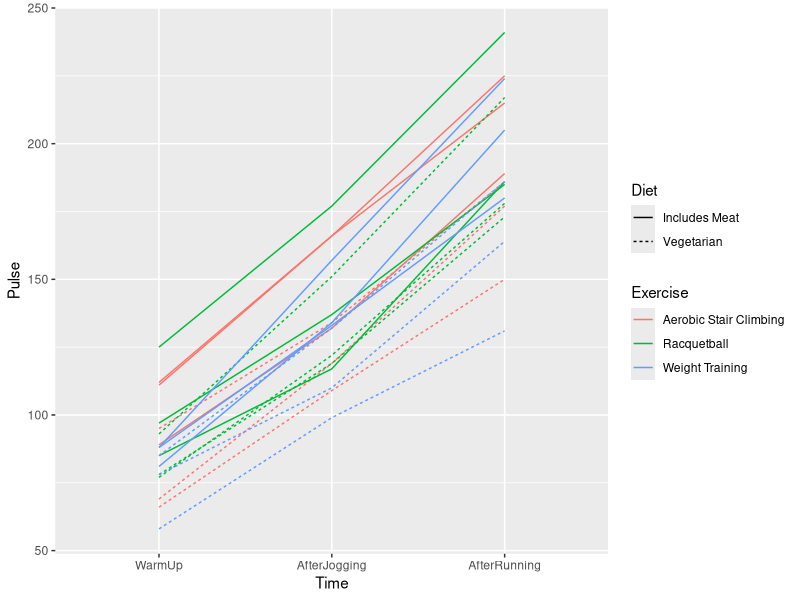
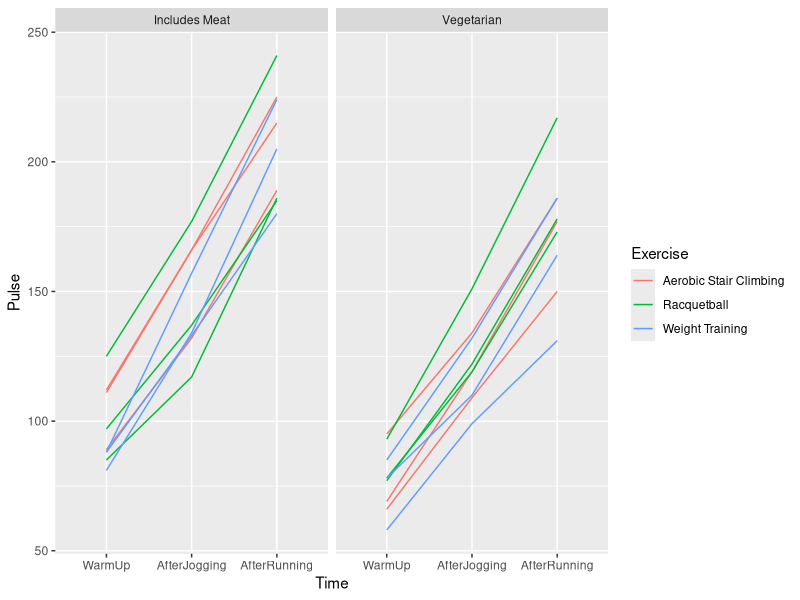
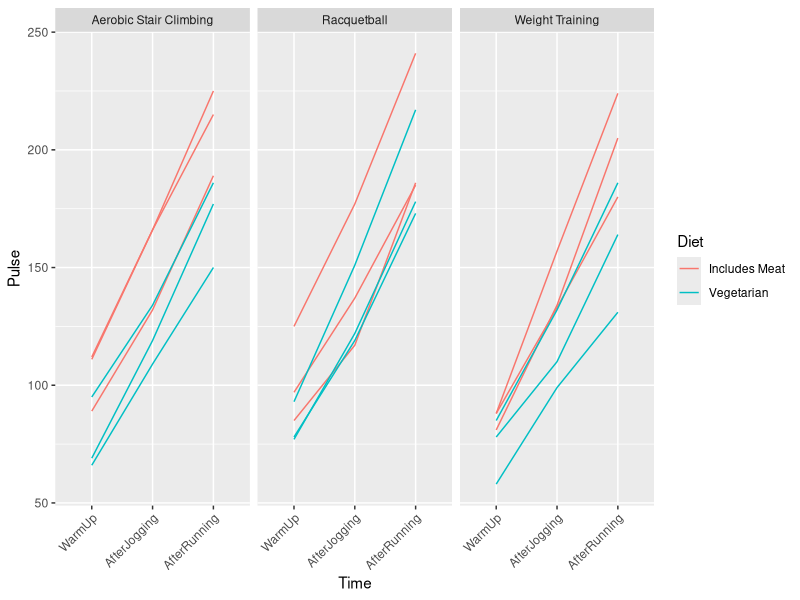
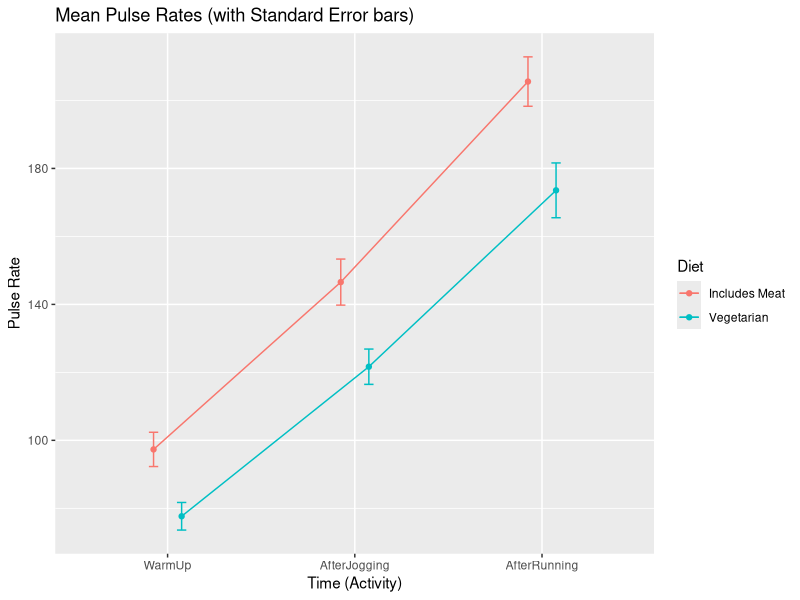
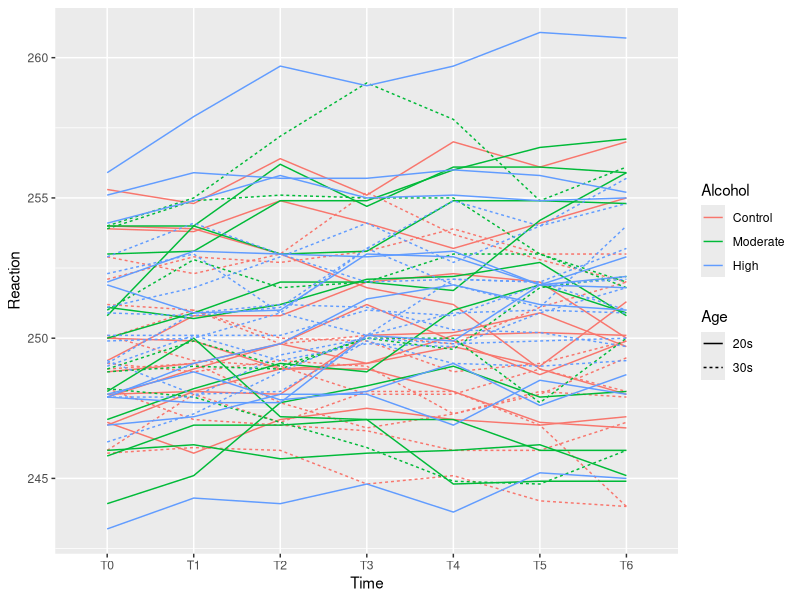
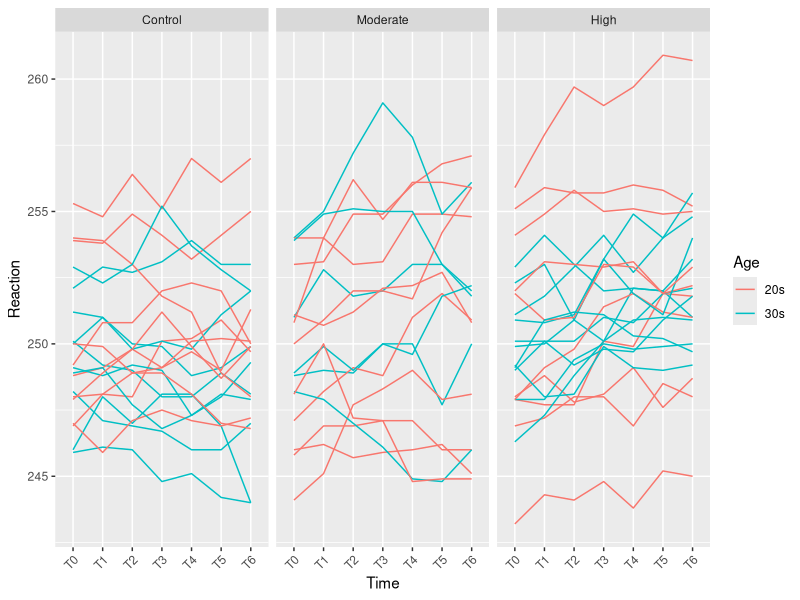

Generate these figures, in order, with R: (Note: this script raises an error after producing the figures.)
## ---- chunk 1
knitr::opts_chunk$set(echo = TRUE)
library(tidyverse)
library(knitr)
library(emmeans)
options(dplyr.summarise.inform=FALSE)
## ---- chunk 2
pulse <- read.csv("pulseRepMeasures.csv")
kable(head(pulse))
## ---- chunk 3
pulse <- pulse %>%
  arrange(Subject)
kable(head(pulse))
## ---- chunk 4
pulse <- pulse %>%
  mutate(Subject = as.factor(Subject),
         Exercise = factor(Exercise, labels=c("Aerobic Stair Climbing", "Racquetball", "Weight Training")),
         Diet = factor(Diet, labels=c("Includes Meat", "Vegetarian")),
         Time = factor(Time, levels=c("WarmUp", "AfterJogging", "AfterRunning")))
## ---- chunk 5
ggplot(pulse) + 
  geom_line(aes(x=Time, y=Pulse, color=Exercise, linetype=Diet, group=Subject))
## ---- chunk 6
ggplot(pulse) + 
    geom_line(aes(x=Time, y=Pulse, color=Exercise, group=Subject)) + 
  facet_wrap(~Diet)
## ---- chunk 7
ggplot(pulse) + 
    geom_line(aes(x=Time, y=Pulse, color=Diet, group=Subject)) + 
    theme(axis.text.x = element_text(angle = 45, hjust=1)) +
  facet_wrap(~Exercise)
## ---- chunk 8
pulse.anova <- aov(Pulse ~ Diet*Exercise*Time + Error(Subject/Time), data=pulse)
summary(pulse.anova)
## ---- chunk 9
# Create a summary dataset of means/SEs of pulse rates by Diet and Time
pulse.summary <- pulse %>%
  group_by(Diet, Time) %>%
  summarise(Mean = mean(Pulse),
            SE = sd(Pulse)/sqrt(length(Pulse)))

# We include a position_dodge() so the error bars does not overlap
ggplot(pulse.summary, aes(x=Time, y=Mean, colour=Diet)) + 
  geom_errorbar(aes(ymin=Mean-SE, ymax=Mean+SE), width=.1, position=position_dodge(0.3)) +
  geom_line(aes(group=Diet), position=position_dodge(0.3)) +
  geom_point(position=position_dodge(0.3)) +
  xlab("Time (Activity)") +
  ylab("Pulse Rate") +
  ggtitle("Mean Pulse Rates (with Standard Error bars)")
## ---- chunk 10
kable(pulse.summary)
## ---- chunk 11
alcohol <- read.csv("alcoholReaction.csv")
head(alcohol)
## ---- chunk 12
alcohol <- alcohol %>% 
       mutate(Age = case_when(Age < 31 ~ "20s",
                              Age %in% 31:40 ~ "30s"))
head(alcohol)
## ---- chunk 13

## ---- chunk 14
 alcohol.long <- alcohol %>%
   pivot_longer(cols=c(T0, T1, T2, T3, T4, T5, T6), names_to="Time", values_to = "Reaction")
## ---- chunk 15
# peek at the pivoted data structure
head(alcohol.long, n=12)
## ---- chunk 16
alcohol.long <- alcohol.long %>% mutate(Subject=as.factor(Subject),
                                        Alcohol=factor(Alcohol, levels=c("Control", "Moderate", "High") ) )
head(alcohol.long)
## ---- chunk 17
# Change eval to TRUE to see this plot in the knitted file
ggplot(alcohol.long) + 
  geom_line(aes(x=Time, y=Reaction, group=Subject, color=Alcohol, linetype=Age))
## ---- chunk 18
ggplot(alcohol.long) + 
    geom_line(aes(x=Time, y=Reaction, color=Age, group=Subject)) + 
    theme(axis.text.x = element_text(angle = 45, hjust=1)) +
  facet_wrap(~Alcohol)
## ---- chunk 19
# Need to set eval to TRUE when you get here!
fit <- aov(Reaction ~ Age*Alcohol*Time + Error(Subject/Time), data=alcohol.long)
## ---- chunk 20
summary(fit)
## ---- chunk 21
Dunnett.Alcohol <- emmeans(fit, ~ Alcohol | Time)
contrast(Dunnett.Alcohol, "trt.vs.ctrl", ref=1)
